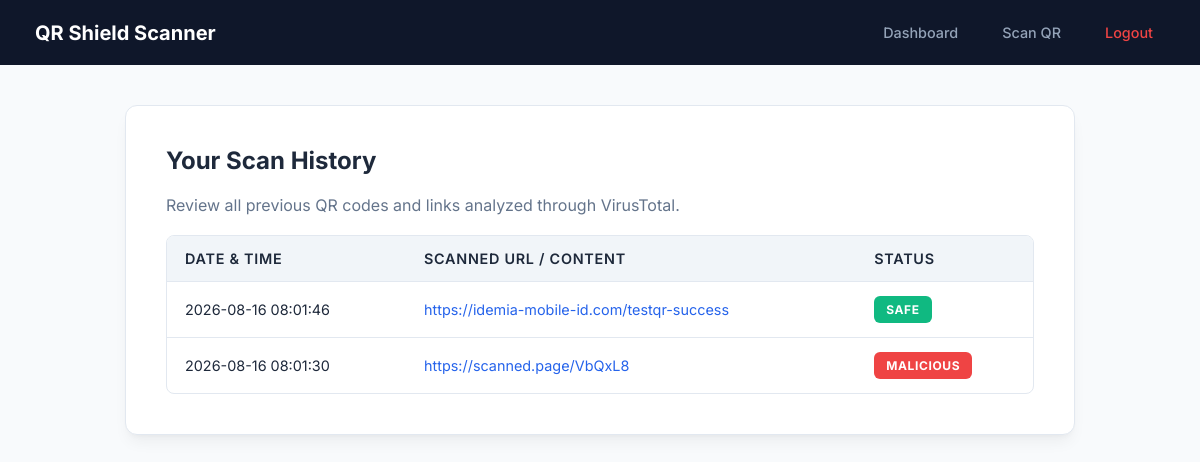
The app's page /history.php (signed in) with its own data.
### tables this page shows
CREATE TABLE `scan_history` (
  `id` int(11) NOT NULL,
  `user_id` int(11) NOT NULL,
  `scanned_url` text NOT NULL,
  `scan_status` varchar(50) NOT NULL,
  `malicious_count` int(11) DEFAULT 0,
  `total_engines` int(11) DEFAULT 0,
  `scanned_at` timestamp NOT NULL DEFAULT current_timestamp()
);

### history.php (the view, shortened to what this page needs)
<?php
require_once 'db.php';
$user_id = $_SESSION['user_id'];
$stmt = $conn->prepare("SELECT scanned_url, scan_status, scanned_at FROM scan_history WHERE user_id = ? ORDER BY scanned_at DESC");
$stmt->bind_param("i", $user_id);
$stmt->execute();
$result = $stmt->get_result();
?>
<!DOCTYPE html>
<html lang="en">
<head>
    <link rel="stylesheet" href="style.css">
</head>
<body>
<header>
    <h1>QR Shield Scanner</h1>
    <div class="nav-links">
        <a href="dashboard.php">Dashboard</a>
        <a href="scanner.php">Scan QR</a>
        <a href="logout.php" style="color: #ef4444;">Logout</a>
    </div>
</header>
<div class="container">
    <h2>Your Scan History</h2>
    <p>Review all previous QR codes and links analyzed through VirusTotal.</p>
    <?php if ($result->num_rows > 0): ?>
        <table>
            <thead>
                <tr>
                    <th>Date & Time</th>
                    <th>Scanned URL / Content</th>
                    <th>Status</th>
                </tr>
            </thead>
            <tbody>
                <?php while ($row = $result->fetch_assoc()): ?>
                    <tr>
                        <td><?php echo $row['scanned_at']; ?></td>
                        <td class="url-cell"><?php echo htmlspecialchars($row['scanned_url']); ?></td>
                        <td>
                            <span class="badge <?php echo $row['scan_status']; ?>">
                                <?php echo $row['scan_status']; ?>
                            </span>
                        </td>
                    </tr>
                <?php endwhile; ?>
            </tbody>
        </table>
    <?php else: ?>
        <p class="no-data">You haven't scanned any QR codes yet. <a href="scanner.php" style="color: var(--primary); text-decoration: none; font-weight: 600;">Start scanning now!</a></p>
    <?php endif; ?>
</div>
</body>
</html>

### style.css (style rules this page uses)
:root { --primary: #2563eb; --primary-hover: #1d4ed8; --success: #10b981; --danger: #ef4444; --warning: #f59e0b; --bg-main: #f8fafc; --card-bg: #ffffff; --text-main: #1e293b; --text-muted: #64748b; --border-color: #e2e8f0; --sidebar-bg: #0f172a; --sidebar-text: #94a3b8; --sidebar-hover: #ffffff; --radius: 12px; --shadow: 0 10px 15px -3px rgba(0, 0, 0, 0.05), 0 4px 6px -4px rgba(0, 0, 0, 0.05); --transition: all 0.25s ease-in-out; }
* { box-sizing: border-box; font-family: 'Inter', sans-serif; }
body { background-color: var(--bg-main); color: var(--text-main); margin: 0; padding: 0; -webkit-font-smoothing: antialiased; }
table { width: 100%; border-collapse: separate; border-spacing: 0; background: var(--card-bg); border-radius: var(--radius); overflow: hidden; border: 1px solid var(--border-color); }
th, td { padding: 14px 18px; text-align: left; font-size: 0.9rem; border-bottom: 1px solid var(--border-color); }
th { background-color: #f8fafc; color: var(--text-main); font-weight: 600; text-transform: uppercase; font-size: 0.75rem; letter-spacing: 0.05em; }
tr:last-child td { border-bottom: none; }

### history.php (style rules this page uses)
body { background-color: var(--bg-main); margin: 0; padding: 0; }
header { background-color: var(--sidebar-bg); color: white; padding: 18px 35px; display: flex; justify-content: space-between; align-items: center; }
header h1 { font-size: 1.25rem; font-weight: 700; margin: 0; }
.nav-links { display: flex; align-items: center; gap: 20px; }
.nav-links a { color: var(--sidebar-text); text-decoration: none; font-size: 0.9rem; font-weight: 500; padding: 6px 12px; border-radius: 6px; }
.container { max-width: 950px; margin: 40px auto; padding: 40px; background: var(--card-bg); border-radius: var(--radius); box-shadow: var(--shadow); border: 1px solid var(--border-color); }
h2 { color: var(--text-main); margin-top: 0; }
p { color: var(--text-muted); }
table { width: 100%; border-collapse: separate; border-spacing: 0; margin-top: 20px; border-radius: 8px; overflow: hidden; border: 1px solid var(--border-color); }
th, td { padding: 14px 18px; text-align: left; font-size: 0.9rem; border-bottom: 1px solid var(--border-color); }
th { background-color: #f1f5f9; color: var(--text-main); font-weight: 600; }
tr:last-child td { border-bottom: none; }
.badge { padding: 6px 12px; font-weight: 700; border-radius: 6px; color: white; font-size: 0.75rem; display: inline-block; text-transform: uppercase; letter-spacing: 0.05em; }
.Safe { background-color: #10b981; }
.Malicious { background-color: #ef4444; }
.url-cell { max-width: 350px; word-break: break-all; color: var(--primary); }

### records on screen
scan_history: scanned_at "2026-08-16 08:01:46", scanned_url "https://idemia-mobile-id.com/testqr-success", scan_status "SAFE"
scan_history: scanned_at "2026-08-16 08:01:30", scanned_url "https://scanned.page/VbQxL8", scan_status "MALICIOUS"
